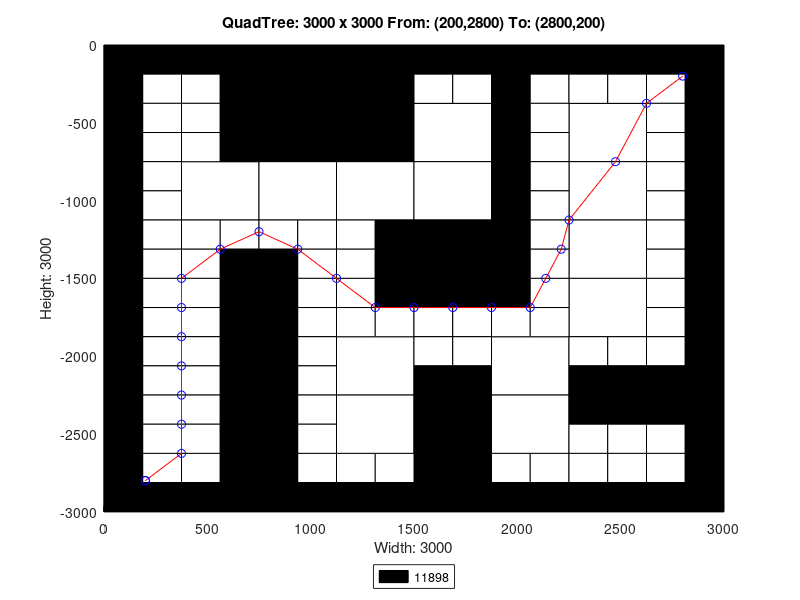

Write the MATLAB code that produced this figure.
axis([0 3000 -3000 0]);
title('QuadTree: 3000 x 3000 From: (200,2800) To: (2800,200)');
xlabel('Width: 3000');
ylabel('Height: 3000');
rectangle('Position',[750 -750 750 750], 'FaceColor',[0 0 0]);
rectangle('Position',[375 -1125 375 375], 'FaceColor',[1 1 1]);
rectangle('Position',[750 -1125 375 375], 'FaceColor',[1 1 1]);
rectangle('Position',[1125 -1125 375 375], 'FaceColor',[1 1 1]);
rectangle('Position',[1500 -750 375 375], 'FaceColor',[1 1 1]);
rectangle('Position',[2250 -750 375 375], 'FaceColor',[1 1 1]);
rectangle('Position',[1500 -1125 375 375], 'FaceColor',[1 1 1]);
rectangle('Position',[1500 -1500 375 375], 'FaceColor',[0 0 0]);
rectangle('Position',[2250 -1125 375 375], 'FaceColor',[1 1 1]);
rectangle('Position',[2250 -1500 375 375], 'FaceColor',[1 1 1]);
rectangle('Position',[1125 -2250 375 375], 'FaceColor',[1 1 1]);
rectangle('Position',[1125 -2625 375 375], 'FaceColor',[1 1 1]);
rectangle('Position',[1875 -2250 375 375], 'FaceColor',[1 1 1]);
rectangle('Position',[2250 -1875 375 375], 'FaceColor',[1 1 1]);
rectangle('Position',[1500 -2625 375 375], 'FaceColor',[0 0 0]);
rectangle('Position',[1875 -2625 375 375], 'FaceColor',[1 1 1]);
rectangle('Position',[1500 -3000 375 375], 'FaceColor',[0 0 0]);
rectangle('Position',[0 -187.5 187.5 187.5], 'FaceColor',[0 0 0]);
rectangle('Position',[187.5 -187.5 187.5 187.5], 'FaceColor',[0 0 0]);
rectangle('Position',[0 -375 187.5 187.5], 'FaceColor',[0 0 0]);
rectangle('Position',[187.5 -375 187.5 187.5], 'FaceColor',[1 1 1]);
rectangle('Position',[375 -187.5 187.5 187.5], 'FaceColor',[0 0 0]);
rectangle('Position',[562.5 -187.5 187.5 187.5], 'FaceColor',[0 0 0]);
rectangle('Position',[375 -375 187.5 187.5], 'FaceColor',[1 1 1]);
rectangle('Position',[562.5 -375 187.5 187.5], 'FaceColor',[0 0 0]);
rectangle('Position',[0 -562.5 187.5 187.5], 'FaceColor',[0 0 0]);
rectangle('Position',[187.5 -562.5 187.5 187.5], 'FaceColor',[1 1 1]);
rectangle('Position',[0 -750 187.5 187.5], 'FaceColor',[0 0 0]);
rectangle('Position',[187.5 -750 187.5 187.5], 'FaceColor',[1 1 1]);
rectangle('Position',[375 -562.5 187.5 187.5], 'FaceColor',[1 1 1]);
rectangle('Position',[562.5 -562.5 187.5 187.5], 'FaceColor',[0 0 0]);
rectangle('Position',[375 -750 187.5 187.5], 'FaceColor',[1 1 1]);
rectangle('Position',[562.5 -750 187.5 187.5], 'FaceColor',[0 0 0]);
rectangle('Position',[0 -937.5 187.5 187.5], 'FaceColor',[0 0 0]);
rectangle('Position',[187.5 -937.5 187.5 187.5], 'FaceColor',[1 1 1]);
rectangle('Position',[0 -1125 187.5 187.5], 'FaceColor',[0 0 0]);
rectangle('Position',[187.5 -1125 187.5 187.5], 'FaceColor',[1 1 1]);
rectangle('Position',[0 -1312.5 187.5 187.5], 'FaceColor',[0 0 0]);
rectangle('Position',[187.5 -1312.5 187.5 187.5], 'FaceColor',[1 1 1]);
rectangle('Position',[0 -1500 187.5 187.5], 'FaceColor',[0 0 0]);
rectangle('Position',[187.5 -1500 187.5 187.5], 'FaceColor',[1 1 1]);
rectangle('Position',[375 -1312.5 187.5 187.5], 'FaceColor',[1 1 1]);
rectangle('Position',[562.5 -1312.5 187.5 187.5], 'FaceColor',[1 1 1]);
rectangle('Position',[375 -1500 187.5 187.5], 'FaceColor',[1 1 1]);
rectangle('Position',[562.5 -1500 187.5 187.5], 'FaceColor',[0 0 0]);
rectangle('Position',[750 -1312.5 187.5 187.5], 'FaceColor',[1 1 1]);
rectangle('Position',[937.5 -1312.5 187.5 187.5], 'FaceColor',[1 1 1]);
rectangle('Position',[750 -1500 187.5 187.5], 'FaceColor',[0 0 0]);
rectangle('Position',[937.5 -1500 187.5 187.5], 'FaceColor',[1 1 1]);
rectangle('Position',[1125 -1312.5 187.5 187.5], 'FaceColor',[1 1 1]);
rectangle('Position',[1312.5 -1312.5 187.5 187.5], 'FaceColor',[0 0 0]);
rectangle('Position',[1125 -1500 187.5 187.5], 'FaceColor',[1 1 1]);
rectangle('Position',[1312.5 -1500 187.5 187.5], 'FaceColor',[0 0 0]);
rectangle('Position',[1500 -187.5 187.5 187.5], 'FaceColor',[0 0 0]);
rectangle('Position',[1687.5 -187.5 187.5 187.5], 'FaceColor',[0 0 0]);
rectangle('Position',[1500 -375 187.5 187.5], 'FaceColor',[1 1 1]);
rectangle('Position',[1687.5 -375 187.5 187.5], 'FaceColor',[1 1 1]);
rectangle('Position',[1875 -187.5 187.5 187.5], 'FaceColor',[0 0 0]);
rectangle('Position',[2062.5 -187.5 187.5 187.5], 'FaceColor',[0 0 0]);
rectangle('Position',[1875 -375 187.5 187.5], 'FaceColor',[0 0 0]);
rectangle('Position',[2062.5 -375 187.5 187.5], 'FaceColor',[1 1 1]);
rectangle('Position',[1875 -562.5 187.5 187.5], 'FaceColor',[0 0 0]);
rectangle('Position',[2062.5 -562.5 187.5 187.5], 'FaceColor',[1 1 1]);
rectangle('Position',[1875 -750 187.5 187.5], 'FaceColor',[0 0 0]);
rectangle('Position',[2062.5 -750 187.5 187.5], 'FaceColor',[1 1 1]);
rectangle('Position',[2250 -187.5 187.5 187.5], 'FaceColor',[0 0 0]);
rectangle('Position',[2437.5 -187.5 187.5 187.5], 'FaceColor',[0 0 0]);
rectangle('Position',[2250 -375 187.5 187.5], 'FaceColor',[1 1 1]);
rectangle('Position',[2437.5 -375 187.5 187.5], 'FaceColor',[1 1 1]);
rectangle('Position',[2625 -187.5 187.5 187.5], 'FaceColor',[0 0 0]);
rectangle('Position',[2812.5 -187.5 187.5 187.5], 'FaceColor',[0 0 0]);
rectangle('Position',[2625 -375 187.5 187.5], 'FaceColor',[1 1 1]);
rectangle('Position',[2812.5 -375 187.5 187.5], 'FaceColor',[0 0 0]);
rectangle('Position',[2625 -562.5 187.5 187.5], 'FaceColor',[1 1 1]);
rectangle('Position',[2812.5 -562.5 187.5 187.5], 'FaceColor',[0 0 0]);
rectangle('Position',[2625 -750 187.5 187.5], 'FaceColor',[1 1 1]);
rectangle('Position',[2812.5 -750 187.5 187.5], 'FaceColor',[0 0 0]);
rectangle('Position',[1875 -937.5 187.5 187.5], 'FaceColor',[0 0 0]);
rectangle('Position',[2062.5 -937.5 187.5 187.5], 'FaceColor',[1 1 1]);
rectangle('Position',[1875 -1125 187.5 187.5], 'FaceColor',[0 0 0]);
rectangle('Position',[2062.5 -1125 187.5 187.5], 'FaceColor',[1 1 1]);
rectangle('Position',[1875 -1312.5 187.5 187.5], 'FaceColor',[0 0 0]);
rectangle('Position',[2062.5 -1312.5 187.5 187.5], 'FaceColor',[1 1 1]);
rectangle('Position',[1875 -1500 187.5 187.5], 'FaceColor',[0 0 0]);
rectangle('Position',[2062.5 -1500 187.5 187.5], 'FaceColor',[1 1 1]);
rectangle('Position',[2625 -937.5 187.5 187.5], 'FaceColor',[1 1 1]);
rectangle('Position',[2812.5 -937.5 187.5 187.5], 'FaceColor',[0 0 0]);
rectangle('Position',[2625 -1125 187.5 187.5], 'FaceColor',[1 1 1]);
rectangle('Position',[2812.5 -1125 187.5 187.5], 'FaceColor',[0 0 0]);
rectangle('Position',[2625 -1312.5 187.5 187.5], 'FaceColor',[1 1 1]);
rectangle('Position',[2812.5 -1312.5 187.5 187.5], 'FaceColor',[0 0 0]);
rectangle('Position',[2625 -1500 187.5 187.5], 'FaceColor',[1 1 1]);
rectangle('Position',[2812.5 -1500 187.5 187.5], 'FaceColor',[0 0 0]);
rectangle('Position',[0 -1687.5 187.5 187.5], 'FaceColor',[0 0 0]);
rectangle('Position',[187.5 -1687.5 187.5 187.5], 'FaceColor',[1 1 1]);
rectangle('Position',[0 -1875 187.5 187.5], 'FaceColor',[0 0 0]);
rectangle('Position',[187.5 -1875 187.5 187.5], 'FaceColor',[1 1 1]);
rectangle('Position',[375 -1687.5 187.5 187.5], 'FaceColor',[1 1 1]);
rectangle('Position',[562.5 -1687.5 187.5 187.5], 'FaceColor',[0 0 0]);
rectangle('Position',[375 -1875 187.5 187.5], 'FaceColor',[1 1 1]);
rectangle('Position',[562.5 -1875 187.5 187.5], 'FaceColor',[0 0 0]);
rectangle('Position',[0 -2062.5 187.5 187.5], 'FaceColor',[0 0 0]);
rectangle('Position',[187.5 -2062.5 187.5 187.5], 'FaceColor',[1 1 1]);
rectangle('Position',[0 -2250 187.5 187.5], 'FaceColor',[0 0 0]);
rectangle('Position',[187.5 -2250 187.5 187.5], 'FaceColor',[1 1 1]);
rectangle('Position',[375 -2062.5 187.5 187.5], 'FaceColor',[1 1 1]);
rectangle('Position',[562.5 -2062.5 187.5 187.5], 'FaceColor',[0 0 0]);
rectangle('Position',[375 -2250 187.5 187.5], 'FaceColor',[1 1 1]);
rectangle('Position',[562.5 -2250 187.5 187.5], 'FaceColor',[0 0 0]);
rectangle('Position',[750 -1687.5 187.5 187.5], 'FaceColor',[0 0 0]);
rectangle('Position',[937.5 -1687.5 187.5 187.5], 'FaceColor',[1 1 1]);
rectangle('Position',[750 -1875 187.5 187.5], 'FaceColor',[0 0 0]);
rectangle('Position',[937.5 -1875 187.5 187.5], 'FaceColor',[1 1 1]);
rectangle('Position',[1125 -1687.5 187.5 187.5], 'FaceColor',[1 1 1]);
rectangle('Position',[1312.5 -1687.5 187.5 187.5], 'FaceColor',[0 0 0]);
rectangle('Position',[1125 -1875 187.5 187.5], 'FaceColor',[1 1 1]);
rectangle('Position',[1312.5 -1875 187.5 187.5], 'FaceColor',[1 1 1]);
rectangle('Position',[750 -2062.5 187.5 187.5], 'FaceColor',[0 0 0]);
rectangle('Position',[937.5 -2062.5 187.5 187.5], 'FaceColor',[1 1 1]);
rectangle('Position',[750 -2250 187.5 187.5], 'FaceColor',[0 0 0]);
rectangle('Position',[937.5 -2250 187.5 187.5], 'FaceColor',[1 1 1]);
rectangle('Position',[0 -2437.5 187.5 187.5], 'FaceColor',[0 0 0]);
rectangle('Position',[187.5 -2437.5 187.5 187.5], 'FaceColor',[1 1 1]);
rectangle('Position',[0 -2625 187.5 187.5], 'FaceColor',[0 0 0]);
rectangle('Position',[187.5 -2625 187.5 187.5], 'FaceColor',[1 1 1]);
rectangle('Position',[375 -2437.5 187.5 187.5], 'FaceColor',[1 1 1]);
rectangle('Position',[562.5 -2437.5 187.5 187.5], 'FaceColor',[0 0 0]);
rectangle('Position',[375 -2625 187.5 187.5], 'FaceColor',[1 1 1]);
rectangle('Position',[562.5 -2625 187.5 187.5], 'FaceColor',[0 0 0]);
rectangle('Position',[0 -2812.5 187.5 187.5], 'FaceColor',[0 0 0]);
rectangle('Position',[187.5 -2812.5 187.5 187.5], 'FaceColor',[1 1 1]);
rectangle('Position',[0 -3000 187.5 187.5], 'FaceColor',[0 0 0]);
rectangle('Position',[187.5 -3000 187.5 187.5], 'FaceColor',[0 0 0]);
rectangle('Position',[375 -2812.5 187.5 187.5], 'FaceColor',[1 1 1]);
rectangle('Position',[562.5 -2812.5 187.5 187.5], 'FaceColor',[0 0 0]);
rectangle('Position',[375 -3000 187.5 187.5], 'FaceColor',[0 0 0]);
rectangle('Position',[562.5 -3000 187.5 187.5], 'FaceColor',[0 0 0]);
rectangle('Position',[750 -2437.5 187.5 187.5], 'FaceColor',[0 0 0]);
rectangle('Position',[937.5 -2437.5 187.5 187.5], 'FaceColor',[1 1 1]);
rectangle('Position',[750 -2625 187.5 187.5], 'FaceColor',[0 0 0]);
rectangle('Position',[937.5 -2625 187.5 187.5], 'FaceColor',[1 1 1]);
rectangle('Position',[750 -2812.5 187.5 187.5], 'FaceColor',[0 0 0]);
rectangle('Position',[937.5 -2812.5 187.5 187.5], 'FaceColor',[1 1 1]);
rectangle('Position',[750 -3000 187.5 187.5], 'FaceColor',[0 0 0]);
rectangle('Position',[937.5 -3000 187.5 187.5], 'FaceColor',[0 0 0]);
rectangle('Position',[1125 -2812.5 187.5 187.5], 'FaceColor',[1 1 1]);
rectangle('Position',[1312.5 -2812.5 187.5 187.5], 'FaceColor',[1 1 1]);
rectangle('Position',[1125 -3000 187.5 187.5], 'FaceColor',[0 0 0]);
rectangle('Position',[1312.5 -3000 187.5 187.5], 'FaceColor',[0 0 0]);
rectangle('Position',[1500 -1687.5 187.5 187.5], 'FaceColor',[0 0 0]);
rectangle('Position',[1687.5 -1687.5 187.5 187.5], 'FaceColor',[0 0 0]);
rectangle('Position',[1500 -1875 187.5 187.5], 'FaceColor',[1 1 1]);
rectangle('Position',[1687.5 -1875 187.5 187.5], 'FaceColor',[1 1 1]);
rectangle('Position',[1875 -1687.5 187.5 187.5], 'FaceColor',[0 0 0]);
rectangle('Position',[2062.5 -1687.5 187.5 187.5], 'FaceColor',[1 1 1]);
rectangle('Position',[1875 -1875 187.5 187.5], 'FaceColor',[1 1 1]);
rectangle('Position',[2062.5 -1875 187.5 187.5], 'FaceColor',[1 1 1]);
rectangle('Position',[1500 -2062.5 187.5 187.5], 'FaceColor',[1 1 1]);
rectangle('Position',[1687.5 -2062.5 187.5 187.5], 'FaceColor',[1 1 1]);
rectangle('Position',[1500 -2250 187.5 187.5], 'FaceColor',[0 0 0]);
rectangle('Position',[1687.5 -2250 187.5 187.5], 'FaceColor',[0 0 0]);
rectangle('Position',[2625 -1687.5 187.5 187.5], 'FaceColor',[1 1 1]);
rectangle('Position',[2812.5 -1687.5 187.5 187.5], 'FaceColor',[0 0 0]);
rectangle('Position',[2625 -1875 187.5 187.5], 'FaceColor',[1 1 1]);
rectangle('Position',[2812.5 -1875 187.5 187.5], 'FaceColor',[0 0 0]);
rectangle('Position',[2250 -2062.5 187.5 187.5], 'FaceColor',[1 1 1]);
rectangle('Position',[2437.5 -2062.5 187.5 187.5], 'FaceColor',[1 1 1]);
rectangle('Position',[2250 -2250 187.5 187.5], 'FaceColor',[0 0 0]);
rectangle('Position',[2437.5 -2250 187.5 187.5], 'FaceColor',[0 0 0]);
rectangle('Position',[2625 -2062.5 187.5 187.5], 'FaceColor',[1 1 1]);
rectangle('Position',[2812.5 -2062.5 187.5 187.5], 'FaceColor',[0 0 0]);
rectangle('Position',[2625 -2250 187.5 187.5], 'FaceColor',[0 0 0]);
rectangle('Position',[2812.5 -2250 187.5 187.5], 'FaceColor',[0 0 0]);
rectangle('Position',[1875 -2812.5 187.5 187.5], 'FaceColor',[1 1 1]);
rectangle('Position',[2062.5 -2812.5 187.5 187.5], 'FaceColor',[1 1 1]);
rectangle('Position',[1875 -3000 187.5 187.5], 'FaceColor',[0 0 0]);
rectangle('Position',[2062.5 -3000 187.5 187.5], 'FaceColor',[0 0 0]);
rectangle('Position',[2250 -2437.5 187.5 187.5], 'FaceColor',[0 0 0]);
rectangle('Position',[2437.5 -2437.5 187.5 187.5], 'FaceColor',[0 0 0]);
rectangle('Position',[2250 -2625 187.5 187.5], 'FaceColor',[1 1 1]);
rectangle('Position',[2437.5 -2625 187.5 187.5], 'FaceColor',[1 1 1]);
rectangle('Position',[2625 -2437.5 187.5 187.5], 'FaceColor',[0 0 0]);
rectangle('Position',[2812.5 -2437.5 187.5 187.5], 'FaceColor',[0 0 0]);
rectangle('Position',[2625 -2625 187.5 187.5], 'FaceColor',[1 1 1]);
rectangle('Position',[2812.5 -2625 187.5 187.5], 'FaceColor',[0 0 0]);
rectangle('Position',[2250 -2812.5 187.5 187.5], 'FaceColor',[1 1 1]);
rectangle('Position',[2437.5 -2812.5 187.5 187.5], 'FaceColor',[1 1 1]);
rectangle('Position',[2250 -3000 187.5 187.5], 'FaceColor',[0 0 0]);
rectangle('Position',[2437.5 -3000 187.5 187.5], 'FaceColor',[0 0 0]);
rectangle('Position',[2625 -2812.5 187.5 187.5], 'FaceColor',[1 1 1]);
rectangle('Position',[2812.5 -2812.5 187.5 187.5], 'FaceColor',[0 0 0]);
rectangle('Position',[2625 -3000 187.5 187.5], 'FaceColor',[0 0 0]);
rectangle('Position',[2812.5 -3000 187.5 187.5], 'FaceColor',[0 0 0]);
X=[2800,2625,2475,2250,2212.5,2137.5,2062.5,1875,1687.5,1500,1312.5,1125,937.5,750,562.5,375,375,375,375,375,375,375,200,200];
Y=[-200,-375,-750,-1125,-1312.5,-1500,-1687.5,-1687.5,-1687.5,-1687.5,-1687.5,-1500,-1312.5,-1200,-1312.5,-1500,-1687.5,-1875,-2062.5,-2250,-2437.5,-2625,-2800,-2800];
hold on;
plot(X,Y,'r');
plot(X,Y,'bo');
legend('11898','Location','southoutside');
